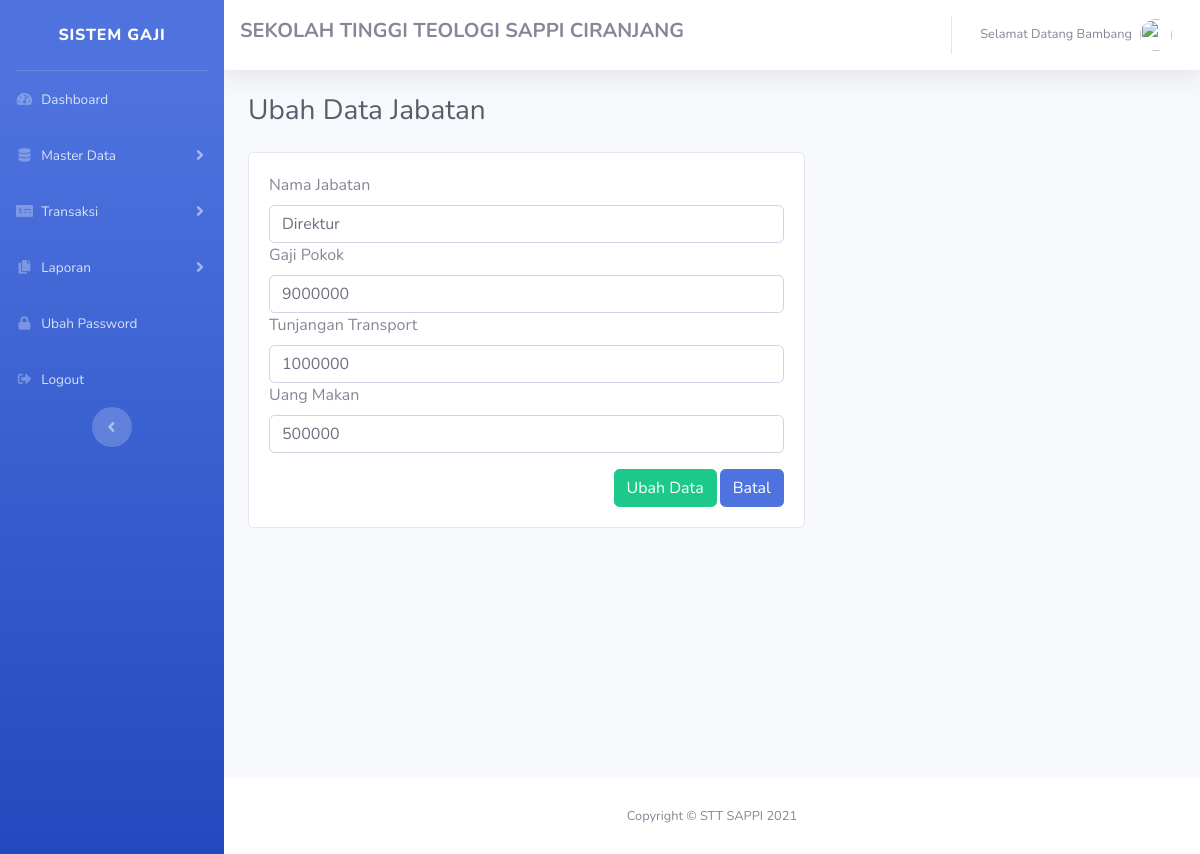
Screenshot of /admin/dataJabatan/updateData/4 with the database file from the repository.
### tables this page shows
CREATE TABLE `data_jabatan` (
  `id_jabatan` int(11) NOT NULL,
  `nama_jabatan` varchar(120) NOT NULL,
  `gaji_pokok` varchar(50) NOT NULL,
  `tj_transport` varchar(50) NOT NULL,
  `uang_makan` varchar(50) NOT NULL
);

### application/controllers/admin/DataJabatan.php (called while the page is built, shortened)
<?php
class DataJabatan extends CI_Controller
{
  public function updateData($id)
  {
    $data['jabatan'] = $this->db->query("SELECT * FROM data_jabatan WHERE id_jabatan = $id")->result();
    $data['judul'] = 'Ubah Data Jabatan';
    $this->load->view('templates_admin/header', $data);
    $this->load->view('templates_admin/sidebar');
    $this->load->view('admin/updateDataJabatan', $data);
    $this->load->view('templates_admin/footer');
  }
}

### index.php (called while the page is built, shortened)
<?php
require_once BASEPATH.'core/CodeIgniter.php';

### application/views/admin/updateDataJabatan.php (the view, shortened to what this page needs)
<div class="container-fluid">
  <div class="d-sm-flex align-items-center justify-content-between mb-4">
    <h1 class="h3 mb-0 text-gray-800"><?= $judul; ?></h1>
  </div>
  <div class="card" style="width: 60%;">
    <div class="card-body">
      <?php foreach ($jabatan as $j) : ?>
        <form action="<?= base_url('admin/dataJabatan/updateDataAksi') ?>" method="POST">
          <div class="form-group">
            <label for="">Nama Jabatan</label>
            <input type="text" name="nama_jabatan" class="form-control" value="<?= $j->nama_jabatan; ?>">
            <label for="">Gaji Pokok</label>
            <input type="number" name="gaji_pokok" class="form-control" value="<?= $j->gaji_pokok; ?>">
            <label for="">Tunjangan Transport</label>
            <input type="number" name="tj_transport" class="form-control" value="<?= $j->tj_transport; ?>">
            <label for="">Uang Makan</label>
            <input type="number" name="uang_makan" class="form-control" value="<?= $j->uang_makan; ?>">
            <button href="<?= base_url('admin/dataJabatan') ?>" class="btn btn-primary float-right mt-3" style="margin-left: 3px;">Batal</button>
            <button type="submit" class="btn btn-success float-right mt-3">Ubah Data</button>
          </div>
        </form>
      <?php endforeach; ?>
    </div>
  </div>
</div>

### rows the page displays
data_jabatan: nama_jabatan "Direktur", gaji_pokok "9000000", tj_transport "1000000", uang_makan "500000"

### other values shown
$judul "Ubah Data Jabatan"
